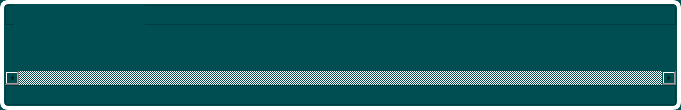
<?xml version="1.0" encoding="UTF-8"?>
<ui version="4.0">
 <class>VideoListWidget</class>
 <widget class="QWidget" name="VideoListWidget">
  <property name="geometry">
   <rect>
    <x>0</x>
    <y>0</y>
    <width>681</width>
    <height>110</height>
   </rect>
  </property>
  <property name="sizePolicy">
   <sizepolicy hsizetype="Preferred" vsizetype="Preferred">
    <horstretch>0</horstretch>
    <verstretch>0</verstretch>
   </sizepolicy>
  </property>
  <property name="minimumSize">
   <size>
    <width>0</width>
    <height>110</height>
   </size>
  </property>
  <property name="maximumSize">
   <size>
    <width>16777215</width>
    <height>110</height>
   </size>
  </property>
  <property name="windowTitle">
   <string>Form</string>
  </property>
  <property name="styleSheet">
   <string notr="true">background-color: rgb(0, 77, 82);</string>
  </property>
  <layout class="QHBoxLayout" name="horizontalLayout">
   <property name="spacing">
    <number>0</number>
   </property>
   <property name="leftMargin">
    <number>0</number>
   </property>
   <property name="topMargin">
    <number>0</number>
   </property>
   <property name="rightMargin">
    <number>0</number>
   </property>
   <property name="bottomMargin">
    <number>0</number>
   </property>
   <item>
    <widget class="QWidget" name="picture_widget" native="true">
     <property name="styleSheet">
      <string notr="true">#picture_widget{border:4px solid white;border-radius: 8px;}
QLabel{color:white;}</string>
     </property>
     <layout class="QVBoxLayout" name="verticalLayout_2">
      <property name="spacing">
       <number>0</number>
      </property>
      <property name="leftMargin">
       <number>5</number>
      </property>
      <property name="topMargin">
       <number>5</number>
      </property>
      <property name="rightMargin">
       <number>5</number>
      </property>
      <property name="bottomMargin">
       <number>5</number>
      </property>
      <item>
       <layout class="QVBoxLayout" name="verticalLayout">
        <property name="spacing">
         <number>0</number>
        </property>
        <item>
         <widget class="QFrame" name="frame">
          <property name="minimumSize">
           <size>
            <width>0</width>
            <height>20</height>
           </size>
          </property>
          <property name="maximumSize">
           <size>
            <width>16777215</width>
            <height>20</height>
           </size>
          </property>
          <property name="styleSheet">
           <string notr="true"/>
          </property>
          <property name="frameShape">
           <enum>QFrame::StyledPanel</enum>
          </property>
          <property name="frameShadow">
           <enum>QFrame::Raised</enum>
          </property>
          <widget class="QWidget" name="layoutWidget">
           <property name="geometry">
            <rect>
             <x>9</x>
             <y>-1</y>
             <width>131</width>
             <height>26</height>
            </rect>
           </property>
           <layout class="QHBoxLayout" name="horizontalLayout_2">
            <item>
             <widget class="QLabel" name="labfilename">
              <property name="text">
               <string/>
              </property>
             </widget>
            </item>
            <item>
             <widget class="QLabel" name="labduration">
              <property name="text">
               <string/>
              </property>
             </widget>
            </item>
           </layout>
          </widget>
         </widget>
        </item>
        <item>
         <widget class="QWidget" name="piclistWidget" native="true">
          <property name="styleSheet">
           <string notr="true"/>
          </property>
          <layout class="QHBoxLayout" name="horizontalLayout_3">
           <property name="spacing">
            <number>0</number>
           </property>
           <property name="leftMargin">
            <number>0</number>
           </property>
           <property name="topMargin">
            <number>0</number>
           </property>
           <property name="rightMargin">
            <number>0</number>
           </property>
           <property name="bottomMargin">
            <number>0</number>
           </property>
           <item>
            <widget class="QScrollArea" name="scrollArea">
             <property name="styleSheet">
              <string notr="true">QScrollArea { background-color: transparent; border:0px;}
	QScrollArea QWidget { background-color: transparent; } </string>
             </property>
             <property name="verticalScrollBarPolicy">
              <enum>Qt::ScrollBarAlwaysOff</enum>
             </property>
             <property name="horizontalScrollBarPolicy">
              <enum>Qt::ScrollBarAlwaysOn</enum>
             </property>
             <property name="widgetResizable">
              <bool>true</bool>
             </property>
             <widget class="QWidget" name="scrollAreaWidget">
              <property name="geometry">
               <rect>
                <x>0</x>
                <y>0</y>
                <width>669</width>
                <height>41</height>
               </rect>
              </property>
              <property name="styleSheet">
               <string notr="true"/>
              </property>
             </widget>
            </widget>
           </item>
          </layout>
         </widget>
        </item>
        <item>
         <widget class="QFrame" name="oscillogramFrame">
          <property name="minimumSize">
           <size>
            <width>0</width>
            <height>20</height>
           </size>
          </property>
          <property name="maximumSize">
           <size>
            <width>16777215</width>
            <height>20</height>
           </size>
          </property>
          <property name="styleSheet">
           <string notr="true"/>
          </property>
          <property name="frameShape">
           <enum>QFrame::StyledPanel</enum>
          </property>
          <property name="frameShadow">
           <enum>QFrame::Raised</enum>
          </property>
         </widget>
        </item>
       </layout>
      </item>
     </layout>
    </widget>
   </item>
  </layout>
 </widget>
 <resources/>
 <connections/>
</ui>
